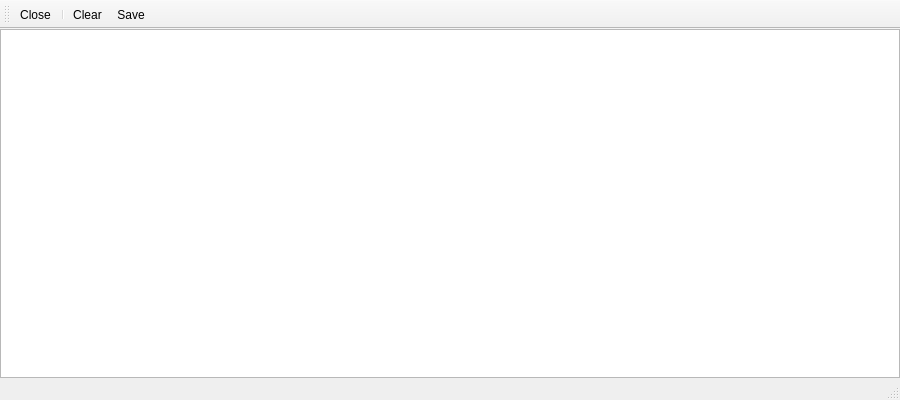
<?xml version="1.0" encoding="UTF-8"?>
<ui version="4.0">
 <class>DsdWin</class>
 <widget class="QMainWindow" name="DsdWin">
  <property name="geometry">
   <rect>
    <x>0</x>
    <y>0</y>
    <width>900</width>
    <height>400</height>
   </rect>
  </property>
  <property name="windowTitle">
   <string>DSD Decoder</string>
  </property>
  <property name="windowIcon">
   <iconset resource="../../resources/icons.qrc">
    <normaloff>:/icons/icons/terminal.svg</normaloff>:/icons/icons/terminal.svg</iconset>
  </property>
  <widget class="QWidget" name="centralwidget">
   <layout class="QVBoxLayout" name="verticalLayout">
    <property name="spacing">
     <number>5</number>
    </property>
    <property name="leftMargin">
     <number>0</number>
    </property>
    <property name="topMargin">
     <number>0</number>
    </property>
    <property name="rightMargin">
     <number>0</number>
    </property>
    <property name="bottomMargin">
     <number>0</number>
    </property>
    <item>
     <widget class="QPlainTextEdit" name="textView">
      <property name="font">
       <font>
        <family>Monospace</family>
       </font>
      </property>
      <property name="horizontalScrollBarPolicy">
       <enum>Qt::ScrollBarAsNeeded</enum>
      </property>
      <property name="lineWrapMode">
       <enum>QPlainTextEdit::WidgetWidth</enum>
      </property>
      <property name="readOnly">
       <bool>true</bool>
      </property>
      <property name="maximumBlockCount">
       <number>10000</number>
      </property>
     </widget>
    </item>
   </layout>
  </widget>
  <widget class="QMenuBar" name="menubar">
   <property name="geometry">
    <rect>
     <x>0</x>
     <y>0</y>
     <width>900</width>
     <height>27</height>
    </rect>
   </property>
  </widget>
  <widget class="QToolBar" name="toolBar">
   <property name="windowTitle">
    <string>toolBar</string>
   </property>
   <attribute name="toolBarArea">
    <enum>TopToolBarArea</enum>
   </attribute>
   <attribute name="toolBarBreak">
    <bool>false</bool>
   </attribute>
   <addaction name="actionClose"/>
   <addaction name="separator"/>
   <addaction name="actionClear"/>
   <addaction name="actionSave"/>
  </widget>
  <widget class="QStatusBar" name="statusBar"/>
  <action name="actionClear">
   <property name="icon">
    <iconset resource="../../resources/icons.qrc">
     <normaloff>:/icons/icons/clear.svg</normaloff>:/icons/icons/clear.svg</iconset>
   </property>
   <property name="text">
    <string>Clear</string>
   </property>
   <property name="toolTip">
    <string>Clear received packets</string>
   </property>
  </action>
  <action name="actionSave">
   <property name="icon">
    <iconset resource="../../resources/icons.qrc">
     <normaloff>:/icons/icons/floppy.svg</normaloff>:/icons/icons/floppy.svg</iconset>
   </property>
   <property name="text">
    <string>Save</string>
   </property>
   <property name="toolTip">
    <string>Save received packets to a text file</string>
   </property>
  </action>
  <action name="actionClose">
   <property name="icon">
    <iconset resource="../../resources/icons.qrc">
     <normaloff>:/icons/icons/close.svg</normaloff>:/icons/icons/close.svg</iconset>
   </property>
   <property name="text">
    <string>Close</string>
   </property>
   <property name="toolTip">
    <string>Close DSD decoder window</string>
   </property>
  </action>
  <action name="actionInfo">
   <property name="icon">
    <iconset resource="../../resources/icons.qrc">
     <normaloff>:/icons/icons/info.svg</normaloff>:/icons/icons/info.svg</iconset>
   </property>
   <property name="text">
    <string>Info</string>
   </property>
   <property name="toolTip">
    <string>Show info about DSD decoder</string>
   </property>
  </action>
 </widget>
 <resources>
  <include location="../../resources/icons.qrc"/>
 </resources>
 <connections>
  <connection>
   <sender>actionClose</sender>
   <signal>triggered()</signal>
   <receiver>DsdWin</receiver>
   <slot>close()</slot>
   <hints>
    <hint type="sourcelabel">
     <x>-1</x>
     <y>-1</y>
    </hint>
    <hint type="destinationlabel">
     <x>399</x>
     <y>299</y>
    </hint>
   </hints>
  </connection>
 </connections>
</ui>
